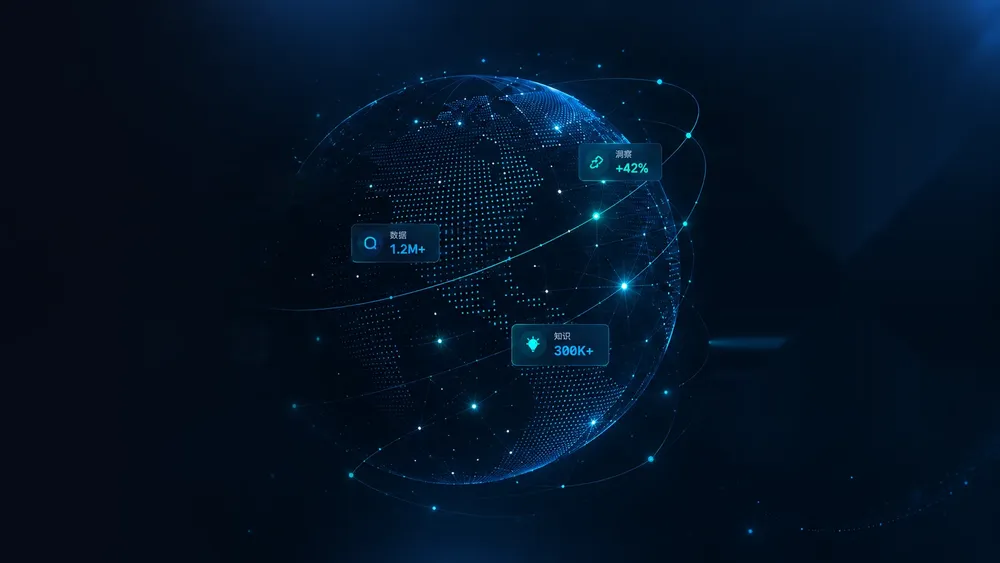
#> input picture docs/reference/art/login-plate.webp, 1000 x 563 px, shrunk from 1672 x 941 before the run, given in place of login-plate.png, which was not available
$ python make_element.py
#> lines starting #> are read from the running program, lines starting #| are printed output that depends on the picture; pictures that were not available may be replaced by others from this repository, and a replacement may not be noted
"""Build the screen-blend earth element from the de-texted plate.

Output is meant to be composited with mix-blend-mode: screen over a CSS base,
so every dark pixel becomes transparent automatically. Left/right edges are
feathered to black so the element melts into the base with no visible seam.
"""
import sys
import cv2
import numpy as np

SRC = sys.argv[1] if len(sys.argv) > 1 else r"art\login-plate.png"
OUT = sys.argv[2] if len(sys.argv) > 2 else r"art\login-earth"

im = cv2.imread(SRC, cv2.IMREAD_COLOR)
#> im is the input picture: shape (563, 1000, 3); mean B, G, R 37.4, 19.1, 3.4
h, w = im.shape[:2]
#> h = 563; w = 1000
x0, x1 = int(w * 0.205), int(w * 0.815)
#> x0 = 205; x1 = 815
crop = im[:, x0:x1].copy()
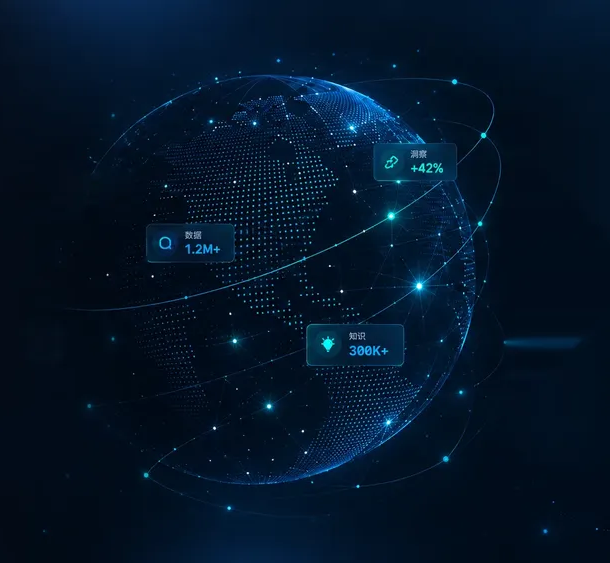
#> crop: shape (563, 610, 3); mean B, G, R 41.3, 21.6, 3.3
ch, cw = crop.shape[:2]
#> ch = 563; cw = 610
print("crop", cw, "x", ch)
#| crop 610 x 563

g = np.linspace(0.0, 1.0, cw, dtype=np.float32)
#> g = 610 values from 0 to 1
FEATHER_L, FEATHER_R = 0.30, 0.22
left = np.clip(g / FEATHER_L, 0.0, 1.0)
#> left = 610 values from 0 to 1
right = np.clip((1.0 - g) / FEATHER_R, 0.0, 1.0)
ramp = np.minimum(left, right)
ramp = ramp * ramp * (3.0 - 2.0 * ramp)  # smoothstep
ramp = ramp ** 0.85

top = np.linspace(0.0, 1.0, ch, dtype=np.float32)
#> top = 563 values from 0 to 1
top_ramp = np.clip((1.0 - top) / 0.10, 0.0, 1.0)
ramp2 = np.minimum(ramp[None, :], top_ramp[:, None])

f = crop.astype(np.float32) * ramp2[..., None] * 1.06
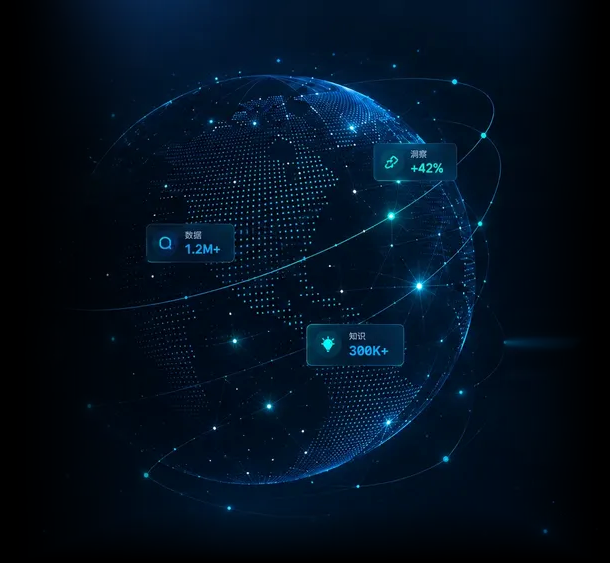
#> f: shape (563, 610, 3) float32; mean B, G, R 34.4, 18.2, 2.9; drawn with min black and max white
f = np.clip(f, 0, 255).astype(np.uint8)

cv2.imwrite(OUT + ".png", f)
ok = cv2.imwrite(OUT + ".webp", f, [cv2.IMWRITE_WEBP_QUALITY, 82])
print("webp ok:", ok)
#| webp ok: True

$ run again, with docs/reference/art/login-earth.webp copied over docs/reference/art/login-plate.webp
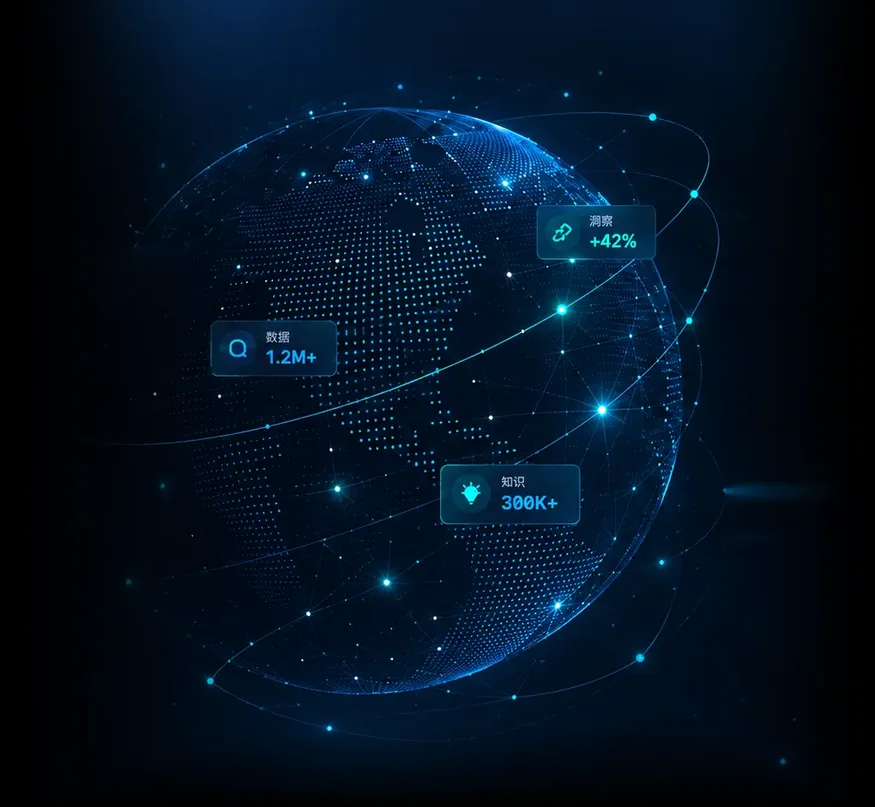
#> input picture docs/reference/art/login-earth.webp, 875 x 807 px, shrunk from 1020 x 941 before the run, given in place of login-plate.png, which was not available
#> im is the input picture: shape (807, 875, 3); mean B, G, R 33.9, 17.9, 2.7
#> `crop = im[:, x0:x1].copy()`:
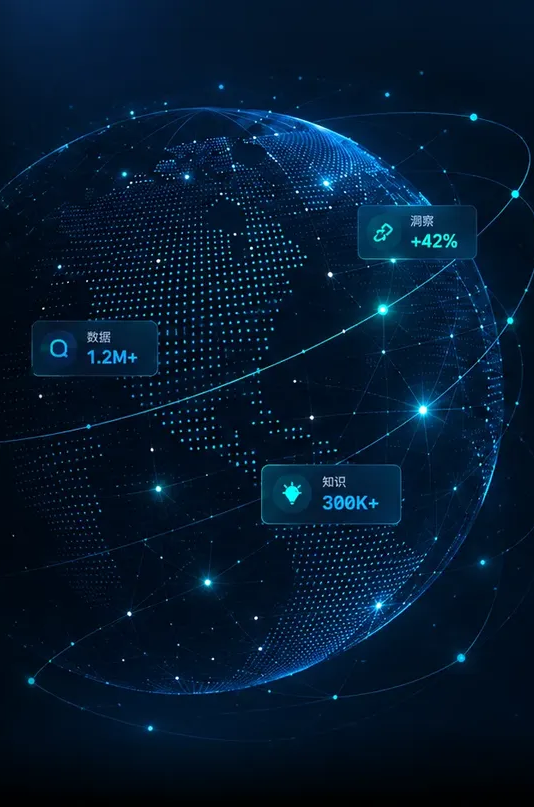
#> crop: shape (807, 534, 3); mean B, G, R 47.8, 25.5, 4.1
#| crop 534 x 807
#> `f = crop.astype(np.float32) * ramp2[..., None] * 1.06`:
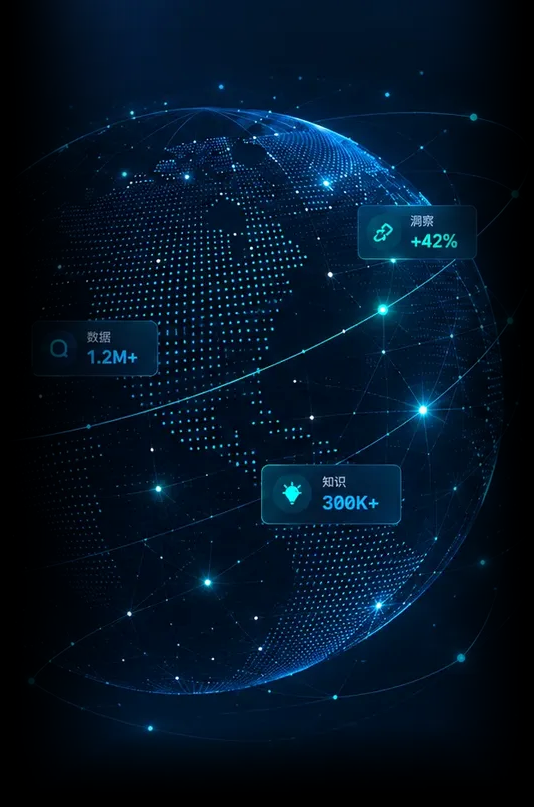
#> f: shape (807, 534, 3) float32; mean B, G, R 40.5, 21.8, 3.7; drawn with min black and max white
#| webp ok: True
